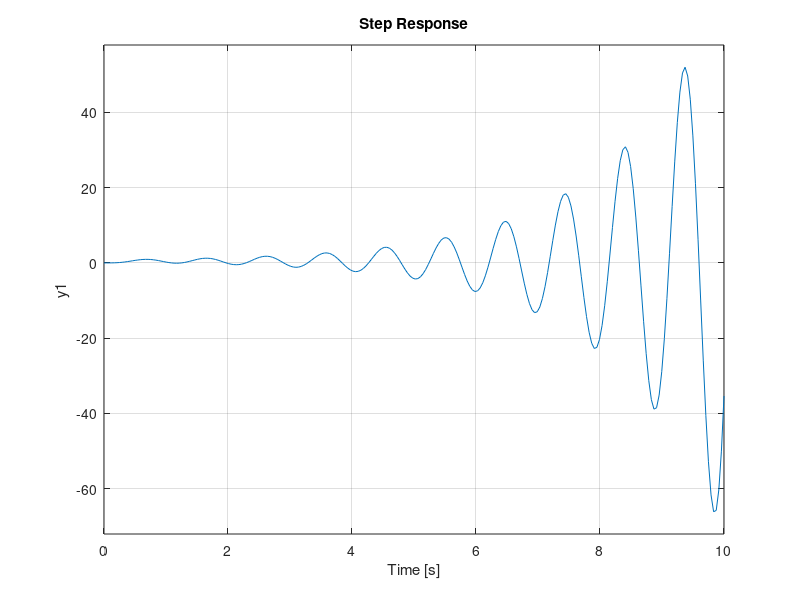
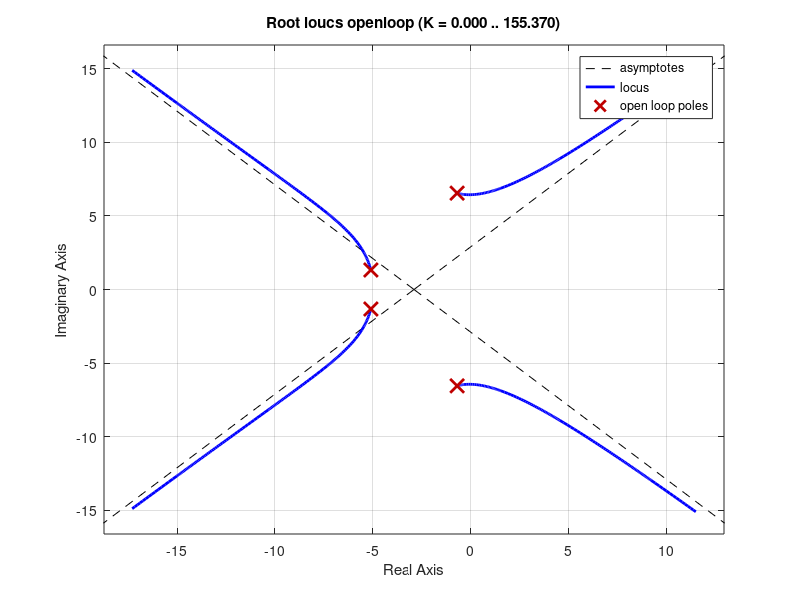
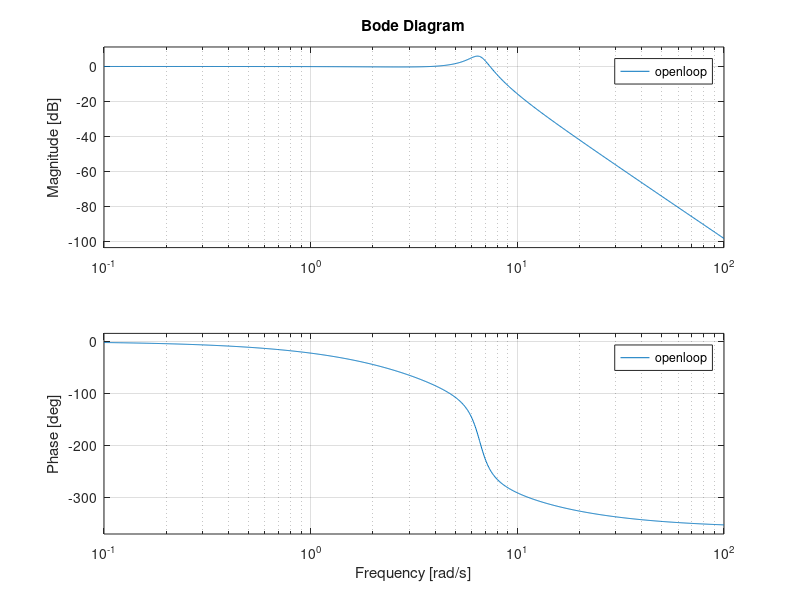

The MATLAB source for these figures, in order:
clear;
clc;

Ra = 6.3;
La = 0.797;
Kb = 0.0043;
Kt = Kb;
Dm = 0.00000553;
Jm = 0.00000241;

m = 0.168;
g = 9.8;
d = 0.14;

A = 256;
B = 0.688;

w = (2*pi)/(1.43-0.47);
Jp = (m*g*d)/(w^2 + B^2);
c = 2*Jp*B;

Kp = 0.0053;
r = 0.165;

numerator = Kt/(Jm*La);
denom_a = 1;
denom_b = (Jm*Ra + Dm*La)/(Jm*La);
denom_c = (Ra*Dm + Kb*Kt) / (Jm*La);

motor_prop = tf(numerator, [denom_a denom_b denom_c]);
pendulum = tf(1/Jp,[1 c/Jp (m*g*d)/Jp]);

Kv = 0.057;
openloop = motor_prop .* Kp .* r .* pendulum * (180/pi) * Kv

closedloop = feedback(openloop,1)
figure;
hold on
step(openloop)
step(closedloop,10)
figure;
rlocus(openloop)
figure;
bode(openloop)
